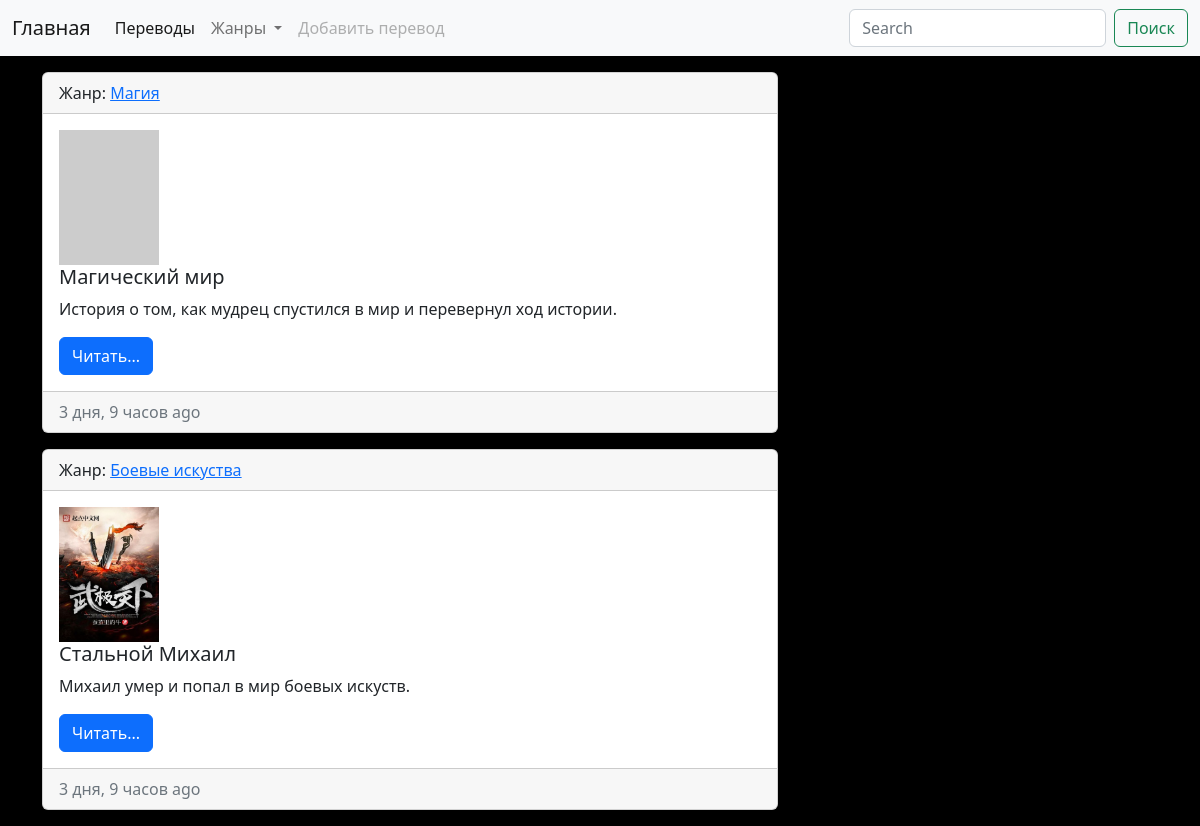
Before: / with the older database file.
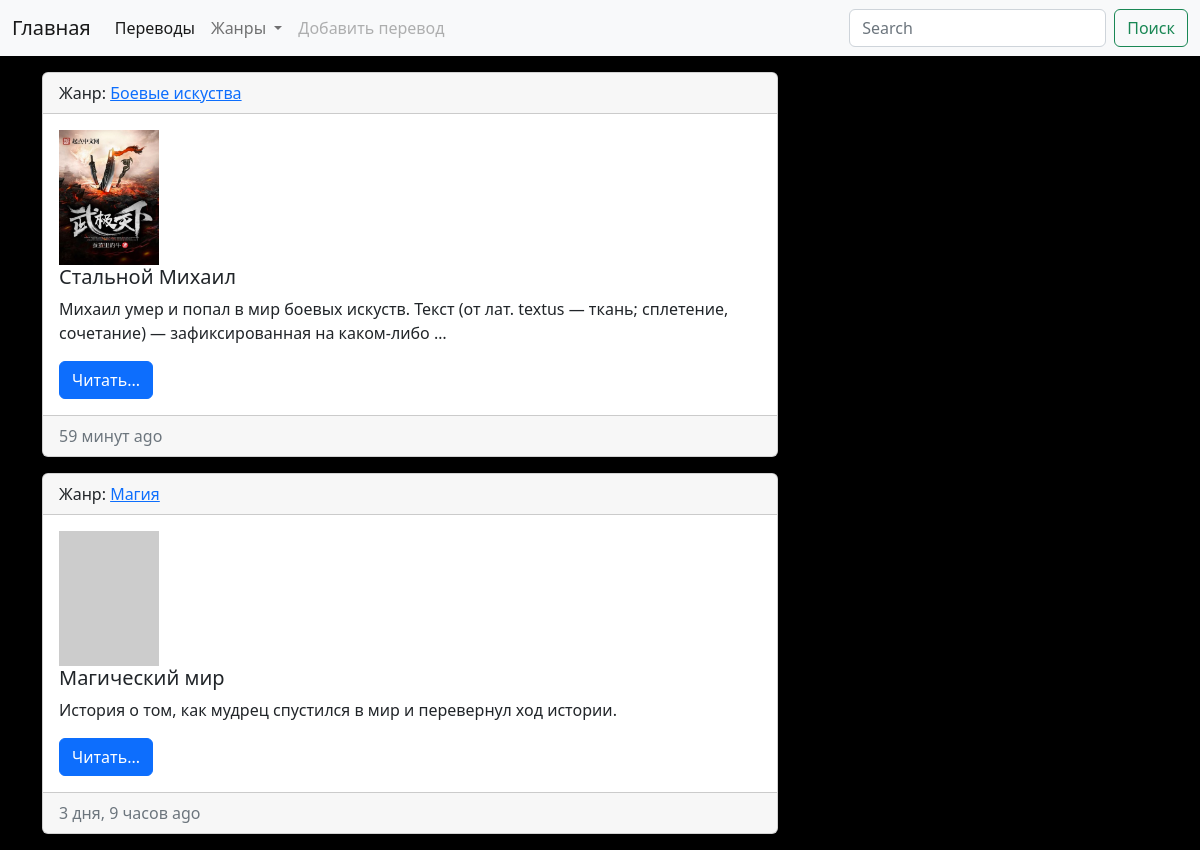
After: the same page with the newer database file.
### translates/models.py (models this page shows, shortened)
class Translates(models.Model):
    title = models.CharField(max_length=200, verbose_name='Название произведения')
    description = models.TextField(blank=True, verbose_name='Описание')
    created_at = models.DateTimeField(auto_now_add=True, verbose_name='Дата публикации')
    updated_at = models.DateTimeField(auto_now=True, verbose_name='Обновлено')
    photo = models.ImageField(upload_to='photos/%Y/%m/%d/', blank=True, verbose_name='Изображение')
    is_published = models.BooleanField(default=True, verbose_name='Опубликовано')
    title_in_the_original_language = models.CharField(max_length=200, verbose_name='Оригинальное название')
    year_of_release = models.CharField(max_length=4, verbose_name='Год релиза')
    category = models.ForeignKey('Category', on_delete=models.PROTECT, null=True, verbose_name='Категория', blank=True)
    def get_absolute_url(self):
        return reverse('view_translates', kwargs={'translates_id': self.pk})
    class Meta:
        verbose_name = 'перевод'
        verbose_name_plural = 'переводы'
        ordering = ['-updated_at'] #порядок сортировки

class Category(models.Model):
    title = models.CharField(max_length=200, db_index=True, verbose_name='Наименование категории')
    def get_absolute_url(self):
        return reverse('category', kwargs={'category_id': self.pk})
    def __str__(self):
        return self.title
    class Meta:
        verbose_name = 'категорию'
        verbose_name_plural = 'Категории'
        ordering = ['title'] #порядок сортировки

### translates/views.py (the view)
# urls.py: path('', index, name='home'),
def index(request):
    translates = Translates.objects.all()
    categories = Category.objects.all()
    context = {
        'translates': translates,
        'title': 'Aloverdoz',
        'categories': categories,
    }
    return render(request, 'translates/index.html', context)

### translates/templates/translates/index.html (shortened to what this page needs)
{% extends 'base.html' %}
{% block description %}
{% for item in translates %}
<div class="card mb-3">
    <div class="card-header">
        Жанр: <a href="{{ item.category.get_absolute_url }}">{{ item.category }}</a>
    </div>
    <div class="card-body">
        <div class="media">
            {% if item.photo %}
            <img src="{{ item.photo.url }}" alt="" width="100" height="135" class="mr-3">
            {% else %}
            <img src="https://picsum.photos/id/1060/250/350/?blur=2" alt="" width="100" height="135"  class="mr-3">
            {% endif %}
            <div class="media-body">
                <h5 class="card-title">{{ item.title }}</h5>
                <p class="card-text">{{ item.description|truncatewords:20 }}</p>
                <a href="{{ item.get_absolute_url }}" class="btn btn-primary">Читать...</a>
            </div>
        </div>
    </div>
    <div class="card-footer text-muted">
        {{ item.updated_at | timesince }} ago
    </div>
</div>
{% endfor %}
{% endblock %}

### templates/base.html (shortened to what this page needs)
{% load static %}
<!doctype html>
<html lang="en">
<head>
    <link href="{% static 'bootstrap/css/bootstrap.min.css' %}" rel="stylesheet"
>
    <link rel="stylesheet" href="{% static 'css/style.css' %}">
</head>
<body>
{% include 'inc/_nav.html' %}
<div class="container mt-3">
    <div class="row">
        <div class="col-md-8">
            {% block description %}{% endblock %}
        </div>
    </div>
</div>
</body>
</html>

### templates/inc/_nav.html (shortened to what this page needs)
<nav class="navbar navbar-expand-lg bg-light">
    <div class="container-fluid">
        <a class="navbar-brand" href="{% url 'home' %}">Главная</a>
        <div class="collapse navbar-collapse" id="navbarSupportedContent">
            <ul class="navbar-nav me-auto mb-2 mb-lg-0">
                <li class="nav-item">
                    <a class="nav-link active" aria-current="page" href="#">Переводы</a>
                </li>
                <li class="nav-item dropdown">
                    <a class="nav-link dropdown-toggle" href="#" role="button" data-bs-toggle="dropdown"
                       aria-expanded="false">
                        Жанры
                    </a>
                </li>
                <li class="nav-item">
                    <a class="nav-link disabled">Добавить перевод</a>
                </li>
            </ul>
            <form class="d-flex" role="search">
                <input class="form-control me-2" type="search" placeholder="Search" aria-label="Search">
                <button class="btn btn-outline-success" type="submit">Поиск</button>
            </form>
        </div>
    </div>
</nav>

### mysite/static/css/style.css (style rules this page uses)
body { background-color: #000000; }

Changed rows visible on the page:
changed Translates "Стальной Михаил": description "Михаил умер и попал в мир боевых искуств." → "Михаил умер и попал в мир боевых искуств. Текст (от лат. textus — ткань; сплетение, сочетание) — зафиксированная на каком-либо …"; updated_at "3 дня, 9 часов" → "59 минут"; moves up the list
